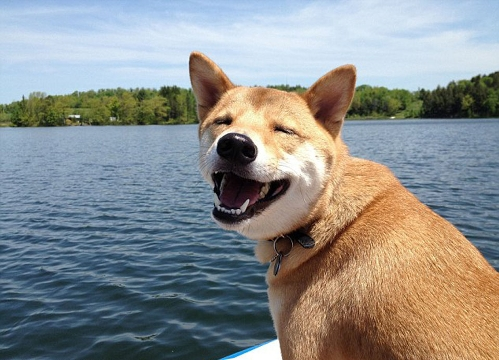
#> input picture opencv/images/dog.jpeg, 499 x 360 px
$ python mean_filter.py
#> lines starting #> are read from the running program, lines starting #| are printed output that depends on the picture
#!/usr/bin/python3
# -*- coding: utf-8 -*-
# Copyright (C) 2022 #
# @Time    : 2023/1/1 12:31
# @Author  : TaoistQu
# @Email   : qulei_20180331@163.com
# @File    : mean_filter.py
# @Software: PyCharm
# description:
import cv2
import os
import numpy as np

path = os.path.abspath('../images')
dog = cv2.imread(os.path.join(path, './dog.jpeg'))
#> dog is the input picture: shape (360, 499, 3); mean B, G, R 141, 141.9, 139.7

kernel = np.ones((5, 5), np.float32) / 25

con_dog = cv2.filter2D(dog, -1, kernel)
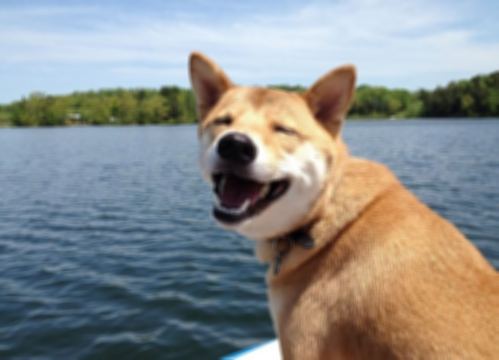
#> con_dog: shape (360, 499, 3); mean B, G, R 141, 141.9, 139.7
new_dog = cv2.blur(dog, (5, 5))

cv2.imshow('dog', np.hstack((dog, con_dog, new_dog)))
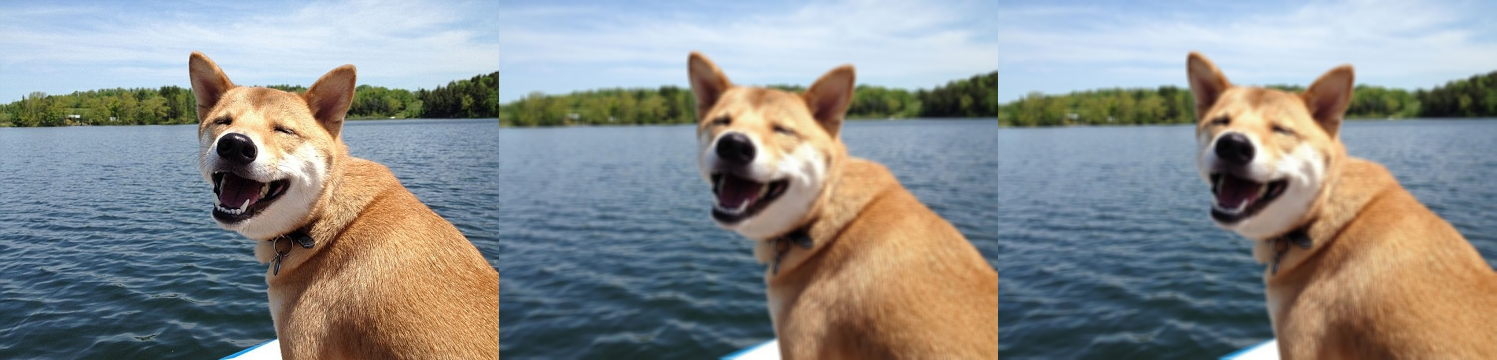
#> window 'dog': shape (360, 1497, 3); mean B, G, R 141, 141.9, 139.7

cv2.waitKey(0)
cv2.destroyAllWindows()

$ run again, with opencv/images/cat.jpeg copied over opencv/images/dog.jpeg
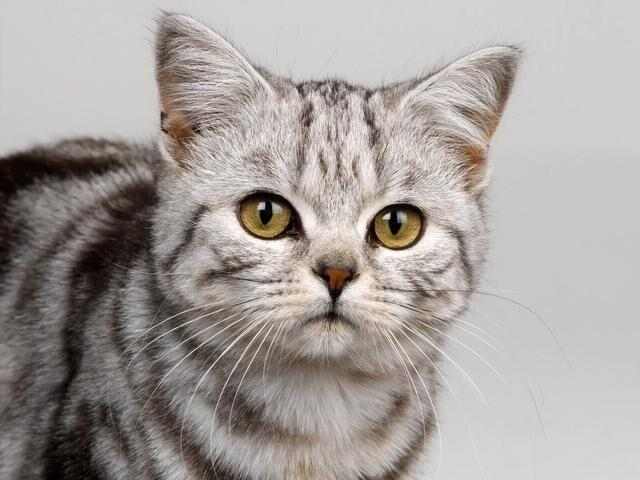
#> input picture opencv/images/cat.jpeg, 640 x 480 px
#> dog is the input picture: shape (480, 640, 3); mean B, G, R 156.1, 159.8, 165.8
#> `cv2.imshow('dog', np.hstack((dog, con_dog, new_dog)))`:
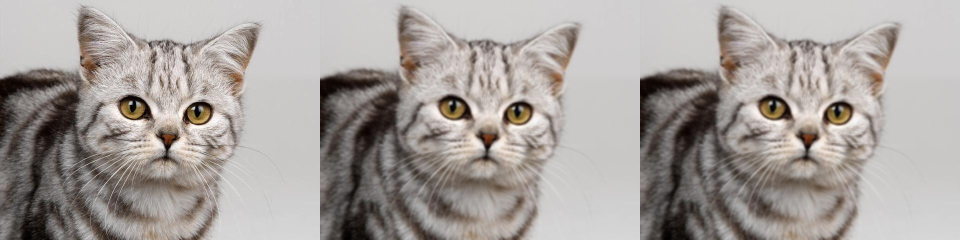
#> window 'dog': shape (480, 1920, 3) (shown at 1/2 size); mean B, G, R 156.1, 159.8, 165.8

$ run again, with opencv/images/8841.jpg copied over opencv/images/dog.jpeg
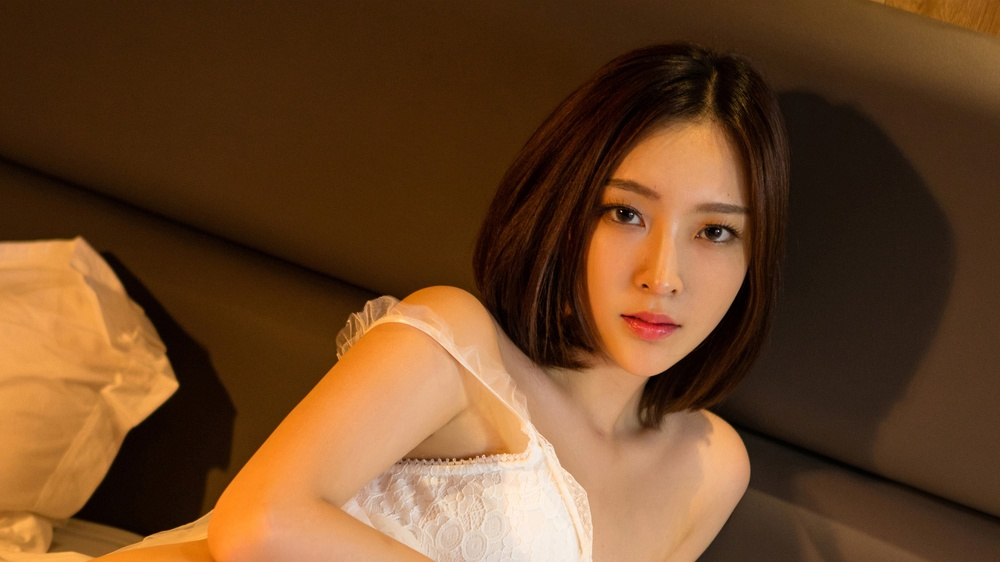
#> input picture opencv/images/8841.jpg, 1000 x 562 px, shrunk from 1920 x 1080 before the run
#> dog is the input picture: shape (562, 1000, 3); mean B, G, R 38, 69.2, 106.4
#> `cv2.imshow('dog', np.hstack((dog, con_dog, new_dog)))`:
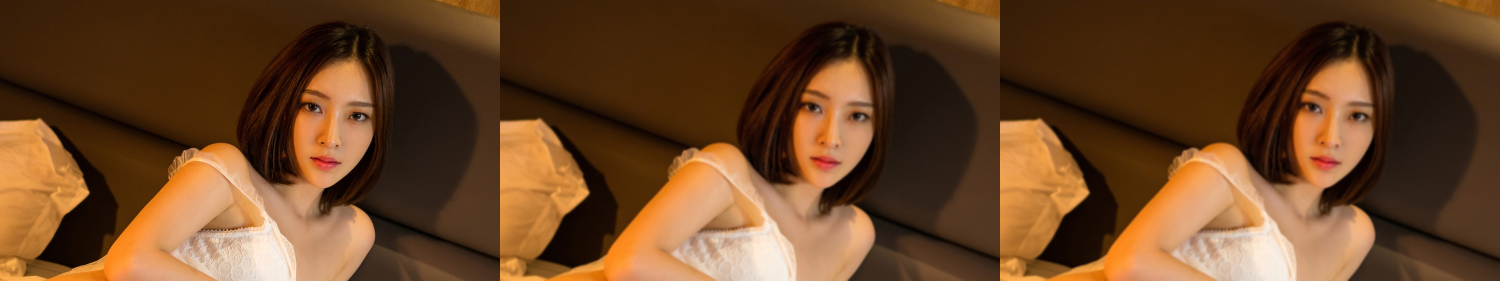
#> window 'dog': shape (562, 3000, 3) (shown at 1/2 size); mean B, G, R 38, 69.2, 106.4
